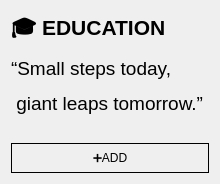
               <widget class="QWidget" name="page_34">
                <layout class="QGridLayout" name="gridLayout_31">
                 <item row="0" column="0">
                  <layout class="QGridLayout" name="gridLayout_25">
                   <item row="1" column="0" colspan="2">
                    <widget class="QLabel" name="label_8">
                     <property name="sizePolicy">
                      <sizepolicy hsizetype="Expanding" vsizetype="Expanding">
                       <horstretch>0</horstretch>
                       <verstretch>0</verstretch>
                      </sizepolicy>
                     </property>
                     <property name="minimumSize">
                      <size>
                       <width>0</width>
                       <height>80</height>
                      </size>
                     </property>
                     <property name="text">
                      <string>&lt;!DOCTYPE HTML PUBLIC &quot;-//W3C//DTD HTML 4.0//EN&quot; &quot;http://www.w3.org/TR/REC-html40/strict.dtd&quot;&gt;
&lt;html&gt;&lt;head&gt;&lt;meta name=&quot;qrichtext&quot; content=&quot;1&quot; /&gt;&lt;meta charset=&quot;utf-8&quot; /&gt;&lt;style type=&quot;text/css&quot;&gt;
p, li { white-space: pre-wrap; }
hr { height: 1px; border-width: 0; }
li.unchecked::marker { content: &quot;\2610&quot;; }
li.checked::marker { content: &quot;\2612&quot;; }
&lt;/style&gt;&lt;/head&gt;&lt;body style=&quot; font-family:'Segoe UI'; font-size:11pt; font-weight:400; font-style:normal;&quot;&gt;
&lt;p style=&quot; margin-top:12px; margin-bottom:12px; margin-left:0px; margin-right:0px; -qt-block-indent:0; text-indent:0px;&quot;&gt;&lt;span style=&quot; font-size:14pt;&quot;&gt;“Small steps today,&lt;/span&gt;&lt;/p&gt;
&lt;p style=&quot; margin-top:12px; margin-bottom:12px; margin-left:0px; margin-right:0px; -qt-block-indent:0; text-indent:0px;&quot;&gt;&lt;span style=&quot; font-size:14pt;&quot;&gt; giant leaps tomorrow.” &lt;/span&gt;&lt;/p&gt;&lt;/body&gt;&lt;/html&gt;</string>
                     </property>
                     <property name="alignment">
                      <set>Qt::AlignmentFlag::AlignLeading|Qt::AlignmentFlag::AlignLeft|Qt::AlignmentFlag::AlignTop</set>
                     </property>
                     <property name="wordWrap">
                      <bool>true</bool>
                     </property>
                    </widget>
                   </item>
                   <item row="0" column="0" colspan="2">
                    <widget class="QLabel" name="label_7">
                     <property name="minimumSize">
                      <size>
                       <width>0</width>
                       <height>40</height>
                      </size>
                     </property>
                     <property name="text">
                      <string>&lt;html&gt;&lt;head/&gt;&lt;body&gt;&lt;p&gt;&lt;span style=&quot; font-size:16pt; font-weight:700;&quot;&gt;🎓 EDUCATION&lt;/span&gt;&lt;/p&gt;&lt;/body&gt;&lt;/html&gt;</string>
                     </property>
                     <property name="wordWrap">
                      <bool>true</bool>
                     </property>
                    </widget>
                   </item>
                   <item row="2" column="0" colspan="2">
                    <widget class="QPushButton" name="add_4">
                     <property name="minimumSize">
                      <size>
                       <width>0</width>
                       <height>30</height>
                      </size>
                     </property>
                     <property name="styleSheet">
                      <string notr="true">border: 0.5px solid black</string>
                     </property>
                     <property name="text">
                      <string>➕ADD</string>
                     </property>
                    </widget>
                   </item>
                  </layout>
                 </item>
                </layout>
               </widget>
